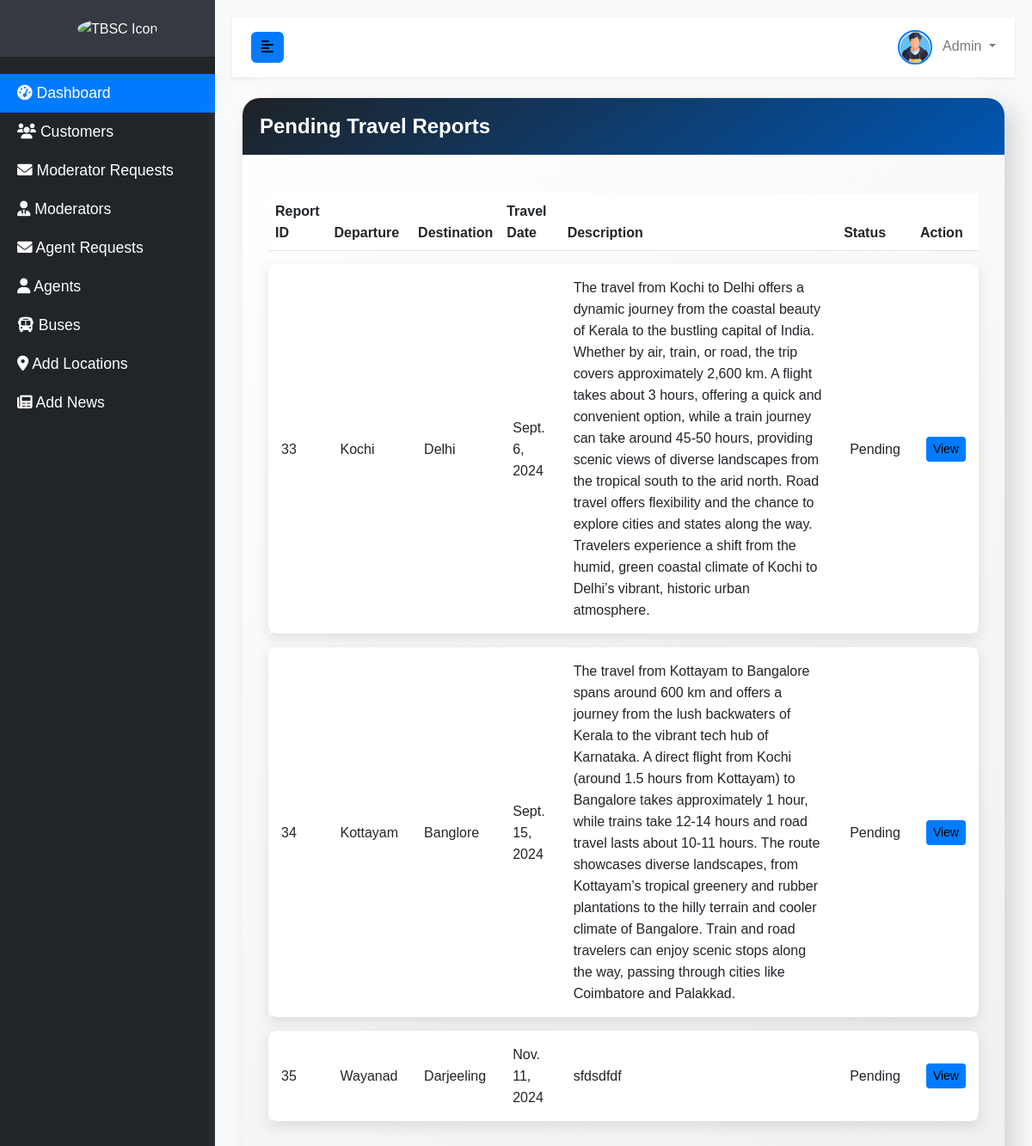
Page /admin_add_news/ (signed in) on the earlier database version.
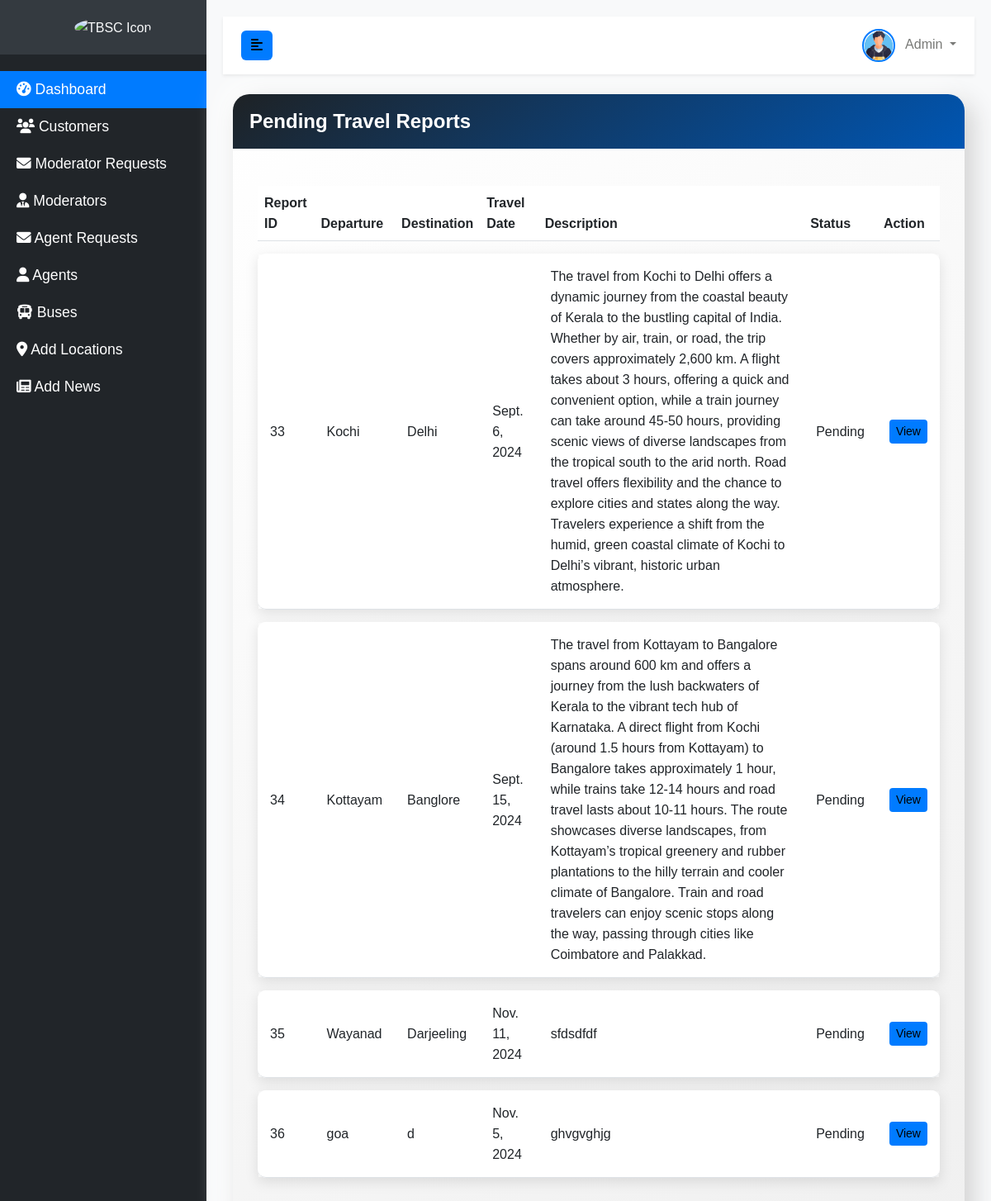
Same page on the later database version.
### home/models.py (models this page shows, shortened)
class TravelReport(models.Model):
    STATUS_CHOICES = [
        ('Pending', 'Pending'),
        ('Approved', 'Approved'),
        ('Rejected', 'Rejected'),
    ]
    user = models.ForeignKey(settings.AUTH_USER_MODEL, on_delete=models.CASCADE)
    departure = models.CharField(max_length=100)
    destination = models.CharField(max_length=100)
    travel_date = models.DateField()
    description = models.TextField()
    submitted_at = models.DateTimeField(auto_now_add=True)
    status = models.CharField(max_length=10, choices=STATUS_CHOICES, default='Pending', null=True, blank=True)

### home/views/views3.py (the view)
# urls.py: path('admin_add_news/', views3.admin_add_news, name='admin_add_news'),
@login_required
def admin_add_news(request):
    pending_reports = TravelReport.objects.filter(status='Pending')
    return render(request, 'admin_add_news.html', {'pending_reports': pending_reports})

### templates/admin_add_news.html (shortened to what the changed rows need)
{% load static %}
<!DOCTYPE html>
<html lang="en">
<head>
    <link href="https://cdn.jsdelivr.net/npm/bootstrap@5.3.0-alpha1/dist/css/bootstrap.min.css" rel="stylesheet">
    <link href="https://cdnjs.cloudflare.com/ajax/libs/font-awesome/6.0.0-beta3/css/all.min.css" rel="stylesheet">
    <link href="styles.css" rel="stylesheet">
</head>
<body class="bg-light">
    <div class="d-flex">
        <div id="content" class="flex-grow-1">
            <div class="container mt-4">
                <div class="card customer-card">
                    <div class="card-body">
                        <table class="table customer-table">
                            <thead>
                                <tr>
                                    <th>Report ID</th>
                                    <th>Departure</th>
                                    <th>Destination</th>
                                    <th>Travel Date</th>
                                    <th>Description</th>
                                    <th>Status</th>
                                    <th>Action</th>
                                </tr>
                            </thead>
                            <tbody>
                                {% for report in pending_reports %}
                                <tr>
                                    <td>{{ report.id }}</td>
                                    <td>{{ report.departure }}</td>
                                    <td>{{ report.destination }}</td>
                                    <td>{{ report.travel_date }}</td>
                                    <td>{{ report.description }}</td>
                                    <td>{{ report.status }}</td>
                                    <td>
                                        <a href="#" class="btn btn-info btn-sm" data-bs-toggle="modal" data-bs-target="#reportModal{{ report.id }}">View</a>
                                    </td>
                                </tr>
                                {% empty %}
                                <tr>
                                    <td colspan="7">No pending travel reports found.</td>
                                </tr>
                                {% endfor %}
                            </tbody>
                        </table>
                    </div>
                </div>
            </div>
        </div>
    </div>
</body>
</html>

Differences in the rows shown:
added TravelReport: id "36", departure "goa", destination "d", travel_date "Nov. 5, 2024", description "ghvgvghjg", status "Pending"
